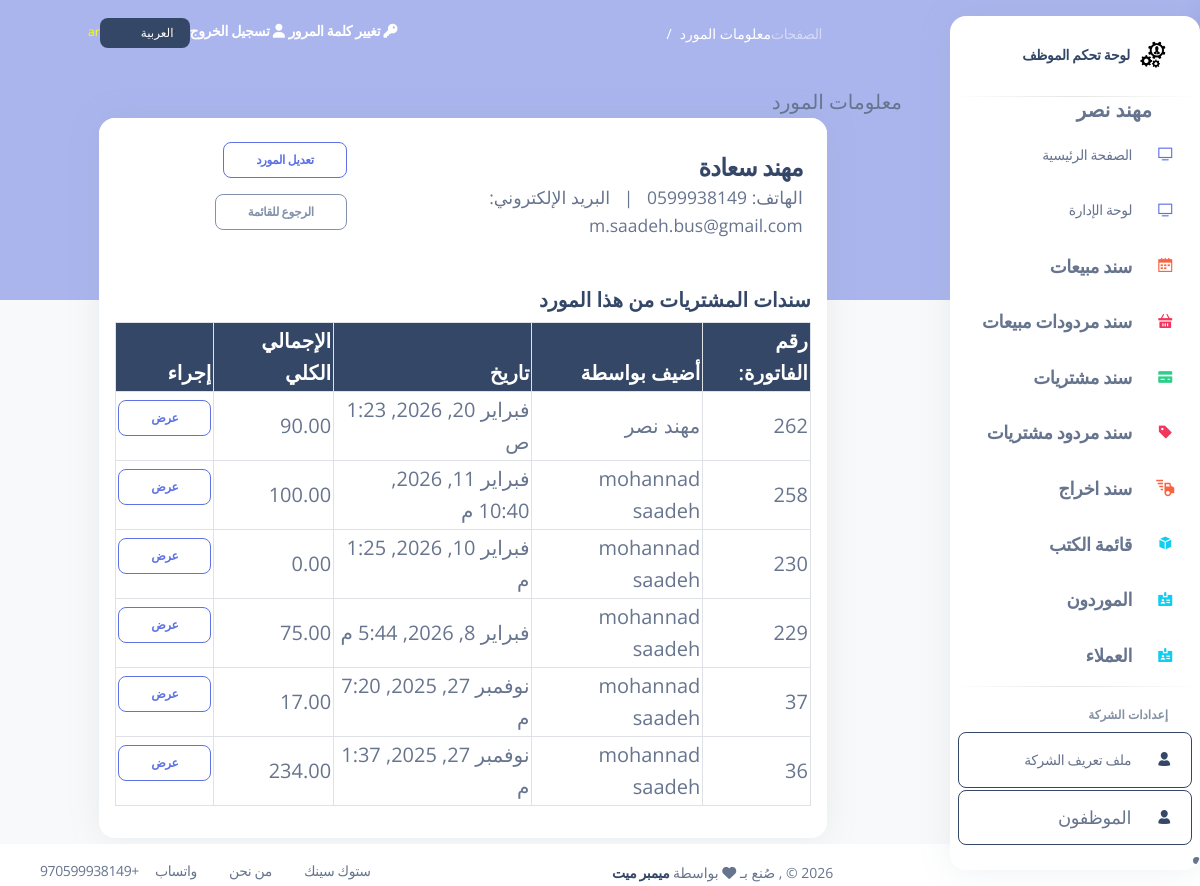
The app's page /suppliers/3/ (signed in) with its own data.
### my_app/models.py (models this page shows, shortened)
class Employee(models.Model):
    first_name = models.CharField(max_length=255)
    last_name = models.CharField(max_length=255)
    email = models.EmailField(max_length=255)
    DOB = models.DateField()
    password = models.CharField(max_length=255)
    confirm_password = models.CharField(max_length=255)
    is_active = models.BooleanField(default=False)
    created_at = models.DateTimeField(auto_now_add=True)
    updated_at = models.DateTimeField(auto_now=True)
    objects = EmployeeManager()

class Supplier(models.Model):
    name = models.CharField(max_length=255)
    phone = models.CharField(max_length=20 , null=True )
    email = models.EmailField(max_length=255, null=True )
    contact_info = models.TextField(null=True) # address, notes, etc.
    created_at = models.DateTimeField(auto_now_add=True)
    updated_at = models.DateTimeField(auto_now=True)

class Purchase(models.Model): #i changed from Purchasing_invoice to Purchase >
    employee = models.ForeignKey(Employee , related_name="Purchases", on_delete=models.CASCADE) # RESTRICT  deleted >>  dont delete the item or ( default="Default", on_delete=models.SET_DEFAULT)
    supplier = models.ForeignKey('Supplier', related_name='purchases', on_delete=models.CASCADE, null=True, blank=True)
    currency = models.ForeignKey('Currency', related_name='purchases', on_delete=models.SET_NULL, null=True, blank=True)
    exchange_rate_to_base = models.DecimalField(max_digits=10, decimal_places=6, default=1.00)  # rate to convert to base currency
    total_amount = models.DecimalField(max_digits=10, decimal_places=2, default=0.00) # the total amount of the invoice
    total_price_base = models.DecimalField(max_digits=10, decimal_places=2, default=0.00)  # total in base currency
    payment_method = models.CharField(max_length=10, choices=pay_choices, default='cash')
    invoice_pay_method = models.CharField(max_length=10, choices=pay_choices, default='cash')  # Added field
    grand_total = models.DecimalField(max_digits=10, decimal_places=2, default=0.00)
    created_at = models.DateTimeField(auto_now_add=True)
    updated_at = models.DateTimeField(auto_now=True)
    objects = PurchaseManager()

### my_app/views.py (the view)
# urls.py: path('suppliers/<int:id>/', views.supplier_detail, name='supplier_detail'),
def supplier_detail(request, id):
    if 'employee_id' not in request.session:
        return redirect('/index')
    try:
        supplier = models.Supplier.objects.get(id=id)
    except models.Supplier.DoesNotExist:
        messages.error(request, _('Supplier not found.'))
        return redirect('/suppliers')
    purchases_qs = models.Purchase.objects.filter(supplier=supplier).order_by('-created_at')
    page_number = request.GET.get('page')
    paginator = Paginator(purchases_qs, 10)
    purchases_page = paginator.get_page(page_number)
    context = {
        'supplier': supplier,
        'purchases': purchases_page,
        'purchases_paginator': paginator,
        'employee': models.get_employee_by_id(request.session['employee_id']),
    }
    return render(request, 'supplier_detail.html', context)

### my_app/models.py (called while the page is built)
def get_employee_by_id(id):
    return Employee.objects.get(id=id)

### my_app/templates/supplier_detail.html (shortened to what this page needs)
{% extends 'layouts/base.html' %}
{% load i18n %}
{% block content %}
{% block page_name %}{% trans "Supplier Details" %}{% endblock %}
<div class="row justify-content-center">
  <div class="col-lg-10 col-md-12">
    <div class="card mb-4">
      <div class="card-header d-flex justify-content-between align-items-center">
        <div>
          <h4 class="mb-0">{{ supplier.name }}</h4>
          <div class="small text-muted">{% trans "Phone:" %} {{ supplier.phone }} &nbsp; | &nbsp; {% trans "Email:" %} {{ supplier.email }}</div>
        </div>
        <div>
          <a href="/suppliers/{{ supplier.id }}/edit" class="btn btn-sm btn-outline-primary">{% trans "Edit Supplier" %}</a>
          <a href="/suppliers" class="btn btn-sm btn-outline-secondary">{% trans "Back to list" %}</a>
        </div>
      </div>
      <div class="card-body">
        <h5>{% trans "Purchase Invoices from this supplier" %}</h5>
        {% if purchases %}
        <div class="table-responsive">
          <table class="table table-hover table-bordered align-middle">
            <thead class="table-dark">
              <tr>
                <th>{% trans "Invoice No." %}</th>
                <th>{% trans "Added by" %}</th>
                <th>{% trans "Date" %}</th>
                <th>{% trans "Grand Total" %}</th>
                <th>{% trans "Action" %}</th>
              </tr>
            </thead>
            <tbody>
              {% for invoice in purchases %}
              <tr>
                <td>{{ invoice.id }}</td>
                <td>{{ invoice.employee.first_name }} {{ invoice.employee.last_name }}</td>
                <td>{{ invoice.created_at }}</td>
                <td>{{ invoice.grand_total }}</td>
                <td>
                  <a class="btn btn-sm btn-outline-primary" href="/view_purchase_invoice/{{ invoice.id }}">{% trans "View" %}</a>
                </td>
              </tr>
              {% endfor %}
            </tbody>
          </table>
        </div>
        {% else %}
          <div class="alert alert-info">{% trans "No purchase invoices found for this supplier." %}</div>
        {% endif %}
      </div>
    </div>
  </div>
</div>
{% endblock content %}

### my_app/templates/includes/aside.html (shortened to what this page needs)
{% load static %}
{% load i18n %}
<aside class="sidenav bg-white navbar navbar-vertical navbar-expand-xs border-0 border-radius-xl my-3 {% if LANGUAGE_CODE == 'ar' %}fixed-end me-4{% else %}fixed-start ms-4{% endif %}" id="sidenav-main">
    <div class="sidenav-header">
        <a class="navbar-brand m-0" target="_blank">
        <img src="{% static 'img/logo.PNG' %}" class="navbar-brand-img h-100" alt="main_logo">
    <span class="ms-1 font-weight-bold">{% trans "Employee Dashboard" %}</span>
        </a>
        <hr class="horizontal dark mt-0">
    </div>
            <span class="nav-link-text ms-5">
                <b class="message_success" >{{employee.first_name}} {{employee.last_name}}</b>
            </span>
                <div id="sidenav-scrollbar">
        <ul class="navbar-nav" style="padding-right: 0">
        <li class="nav-item {% if request.path == '/index'   %} bg-gradient-success {% endif %}">
            <a class="nav-link " href="/index">
            <div class="icon icon-shape icon-sm border-radius-md text-center me-2 d-flex align-items-center justify-content-center">
                <i class="ni ni-tv-2 text-primary text-sm opacity-10"></i>
            </div>
            <span class="nav-link-text ms-1">{% trans "Main Page" %}</span>
            </a>
        </li>
        <li class="nav-item {% if request.path == '/index_dashboard'   %} bg-gradient-success {% endif %}">
            <a class="nav-link " href="/index_dashboard">
            <div class="icon icon-shape icon-sm border-radius-md text-center me-2 d-flex align-items-center justify-content-center">
                <i class="ni ni-tv-2 text-primary text-sm opacity-10"></i>
            </div>
            <span class="nav-link-text ms-1">{% trans "Dashboard Manage" %}</span>
            </a>
        </li>
        <li class="nav-item {% if request.path == '/sales' or 'view_sale_order' in request.path %} bg-gradient-success {% endif %}">
            <a class="nav-link " href="/sales">
            <div class="icon icon-shape icon-sm border-radius-md text-center me-2 d-flex align-items-center justify-content-center">
                <i class="ni ni-calendar-grid-58 text-warning text-sm opacity-10"></i>
            </div>
            <span class="nav-link-text ms-1" style="font-size:18px !important;"> <strong>{% trans "Sales Orders" %}</strong></span>
            </a>
        </li>
                <li class="nav-item {% if request.path == '/return_sales' or 'view_return_sale' in request.path  %} bg-gradient-success {% endif %}">
            <a class="nav-link " href="/return_sales">
            <div class="icon icon-shape icon-sm border-radius-md text-center me-2 d-flex align-items-center justify-content-center">
                <i class="ni ni-basket text-danger text-sm opacity-10"></i>
            </div>
            <span class="nav-link-text ms-1" style="font-size:18px !important;"><strong>{% trans "Return Sales" %}</strong></span>
            </a>
        </li>
        <li class="nav-item {% if request.path == '/purchases' or 'view_purchase_invoice' in request.path  %} bg-gradient-success {% endif %}">
            <a class="nav-link " href="/purchases">
            <div class="icon icon-shape icon-sm border-radius-md text-center me-2 d-flex align-items-center justify-content-center">
                <i class="ni ni-credit-card text-success text-sm opacity-10"></i>
            </div>
            <span class="nav-link-text ms-1" style="font-size:18px !important;"><strong>{% trans "Purchase Invoices" %}</strong></span>
            </a>
        </li>
        <li class="nav-item {% if request.path == '/return_purchases' or 'view_return_invoice' in request.path  %} bg-gradient-success {% endif %}">
            <a class="nav-link " href="/return_purchases">
            <div class="icon icon-shape icon-sm border-radius-md text-center me-2 d-flex align-items-center justify-content-center">
                <i class="ni ni-tag text-danger text-sm opacity-10"></i>
            </div>
            <span class="nav-link-text ms-1" style="font-size:18px !important;"><strong>{% trans "Return Purchases" %}</strong></span>
            </a>
        </li>
        <li class="nav-item {% if request.path == '/stock_out_voucher' or 'view_stock_out' in request.path %} bg-gradient-success {% endif %}">
            <a class="nav-link" href="/stock_out_voucher">
            <div class="icon icon-shape icon-sm border-radius-md text-center me-2 d-flex align-items-center justify-content-center">
                <i class="ni ni-delivery-fast text-warning text-lg opacity-10"></i>
            </div>
            <span class="nav-link-text ms-1" style="font-size:18px !important;"><strong>{% trans "Stock Out Voucher" %}</strong></span>
            </a>
        </li>
        <li class="nav-item {% if request.path == '/products/' or 'products' in request.path %} bg-gradient-success {% endif %}">
            <a class="nav-link " href="/products">
            <div class="icon icon-shape icon-sm border-radius-md text-center me-2 d-flex align-items-center justify-content-center">
                <i class="ni ni-app text-info text-sm opacity-10"></i>
            </div>
            <span class="nav-link-text ms-1" style="font-size:18px !important;"> <strong>{% trans "Product List" %}</strong></span>
            </a>
        </li>
        <li class="nav-item {% if request.path == '/suppliers' %} bg-gradient-success {% endif %}">
            <a class="nav-link " href="/suppliers">
            <div class="icon icon-shape icon-sm border-radius-md text-center me-2 d-flex align-items-center justify-content-center">
                <i class="ni ni-badge text-info text-sm opacity-10"></i>
            </div>
            <span class="nav-link-text ms-1" style="font-size:18px !important;"> <strong>{% trans "Suppliers" %}</strong></span>
            </a>
        </li>
        <li class="nav-item {% if request.path == '/customers' %} bg-gradient-success {% endif %}">
            <a class="nav-link " href="/customers">
            <div class="icon icon-shape icon-sm border-radius-md text-center me-2 d-flex align-items-center justify-content-center">
                <i class="ni ni-badge text-info text-sm opacity-10"></i>
            </div>
            <span class="nav-link-text ms-1" style="font-size:18px !important;"> <strong>{% trans "Customers" %}</strong></span>
            </a>
        </li>
        <hr class="horizontal dark my-1">
         <li class="nav-item mt-3">
            <h6 class="ps-4 ms-2 text-uppercase text-xs font-weight-bolder opacity-6">{% trans "Company Settings" %}</h6>
        </li>
        <li class="nav-item">
            <a class="nav-link btn btn-outline-dark {% if request.path == '/company_profile'   %} active me-2 {% endif %} " href="/company_profile">
            <div class="icon icon-shape icon-sm border-radius-md text-center me-2 d-flex align-items-center justify-content-center">
                <i class="ni ni-single-02 text-dark text-sm opacity-10"></i>
            </div>
            <span class="nav-link-text ms-1">{% trans "Company Profile" %}</span>
            </a>
        </li>
        <li class="nav-item">
            <a class="nav-link btn btn-outline-dark  {% if request.path == '/employees'   %} active me-2 {% endif %}" href="/employees">
            <div class="icon icon-shape icon-sm border-radius-md text-center me-2 d-flex align-items-center justify-content-center">
                <i class="ni ni-single-02 text-dark text-sm opacity-10"></i>
            </div>
            <span class="nav-link-text ms-1" style="font-size:18px !important;">{% trans "Employees" %}</span>
            </a>
        </li>
            </ul>
            </div>
        <li class="nav-item {% if request.path == '/employee_reports'   %} bg-gradient-success {% endif %}">
        </li>
</aside>

### static/css/nucleo-svg.css (style rules this page uses)
.icon { display: inline-block; color: #111111; height: 1em; width: 1em; }
.icon-sm { height: 0.8em; width: 0.8em; }
.icon { fill: currentColor; stroke: none; }

### my_app/templates/layouts/base.html (style rules this page uses)
.sidenav { left: auto !important; right: 0; }
.navbar-vertical .navbar-nav .nav-link .icon { padding-right: 0; margin-left: 0.0rem; margin-right: 0; }
.ms-1 { margin-right: 0.25rem !important; margin-left: 0 !important; }
.ms-2 { margin-right: 0.5rem !important; margin-left: 0 !important; }
.ms-5 { margin-right: 3rem !important; margin-left: 0 !important; }
.me-2 { margin-left: 0.5rem !important; margin-right: 0 !important; }
.me-4 { margin-left: 1.5rem !important; margin-right: 0 !important; }
.ps-4 { padding-right: 1.5rem !important; padding-left: 0 !important; }
body { text-align: right; direction: rtl; }

### records on screen
Employee: first_name "مهند", last_name "نصر"
Supplier: name "مهند سعادة", email "m.saadeh.bus@gmail.com"
Purchase: id "262", employee.first_name "مهند", employee.last_name "نصر", created_at "فبراير 20, 2026, 1:23 ص", grand_total "90.00"
Purchase: id "258", employee.first_name "mohannad", employee.last_name "saadeh", created_at "فبراير 11, 2026, 10:40 م", grand_total "100.00"
Purchase: id "230", employee.first_name "mohannad", employee.last_name "saadeh", created_at "فبراير 10, 2026, 1:25 م", grand_total "0.00"
Purchase: id "229", employee.first_name "mohannad", employee.last_name "saadeh", created_at "فبراير 8, 2026, 5:44 م", grand_total "75.00"
Purchase: id "37", employee.first_name "mohannad", employee.last_name "saadeh", created_at "نوفمبر 27, 2025, 7:20 م", grand_total "17.00"
Purchase: id "36", employee.first_name "mohannad", employee.last_name "saadeh", created_at "نوفمبر 27, 2025, 1:37 م", grand_total "234.00"

### other values on screen
{{ LANGUAGE_CODE }} "ar"
